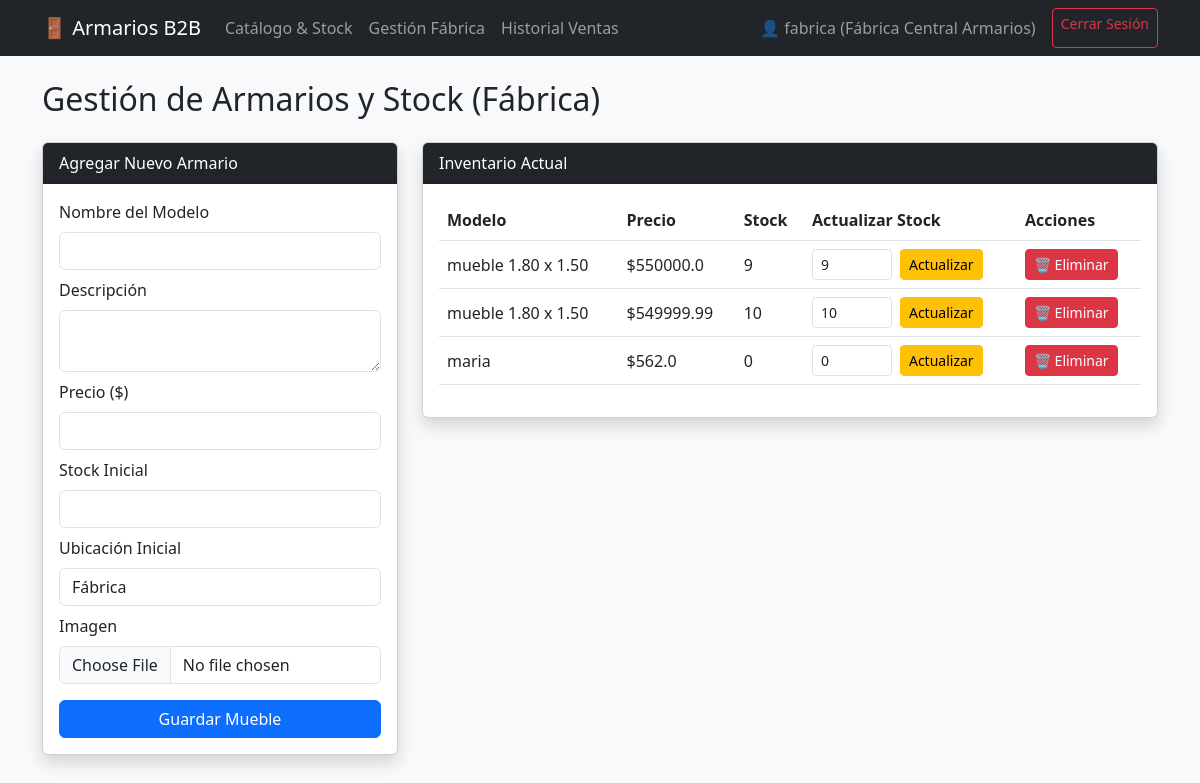
The page /muebles/gestionar (signed in) on the database its author committed.
### app.py (models this page shows, shortened)
class Usuario(UserMixin, db.Model):
    __tablename__ = 'usuarios'
    id = db.Column(db.Integer, primary_key=True)
    username = db.Column(db.String(50), unique=True, nullable=False)
    password_hash = db.Column(db.String(255), nullable=False)
    rol = db.Column(db.String(20), nullable=False) # 'fabrica' o 'vendedor'
    nombre_local = db.Column(db.String(100), nullable=True)

class Mueble(db.Model):
    id = db.Column(db.Integer, primary_key=True)
    nombre = db.Column(db.String(100), nullable=False)
    descripcion = db.Column(db.Text, nullable=True)
    precio = db.Column(db.Float, nullable=False)
    stock = db.Column(db.Integer, default=0)
    imagen = db.Column(db.String(255), nullable=True)
    ubicacion = db.Column(db.String(50), default='Fábrica')

### app.py (the view, shortened to what this page needs)
@app.route('/muebles/gestionar', methods=['GET', 'POST'])
@login_required
def gestionar_muebles():
    if current_user.rol != 'fabrica':
        flash('Acceso denegado.', 'danger')
        return redirect(url_for('catalogo'))
    muebles = Mueble.query.all()
    return render_template('gestionar_muebles.html', muebles=muebles, imagenes_stock=IMAGENES_PRESELECCIONADAS)

### app.py (called while the page is built)
@login_manager.user_loader
def load_user(user_id):
    return Usuario.query.get(int(user_id))

### templates/gestionar_muebles.html (shortened to what this page needs)
{% extends "base.html" %}
{% block content %}
<h2>Gestión de Armarios y Stock (Fábrica)</h2>
<div class="row mt-4">
    <div class="col-md-4 mb-4">
        <div class="card shadow">
            <div class="card-header bg-dark text-white">Agregar Nuevo Armario</div>
            <div class="card-body">
              <form action="{{ url_for('gestionar_muebles') }}" method="POST" enctype="multipart/form-data">
                    <div class="mb-2">
                        <label class="form-label">Nombre del Modelo</label>
                        <input type="text" name="nombre" class="form-control" required>
                    </div>
                    <div class="mb-2">
                        <label class="form-label">Descripción</label>
                        <textarea name="descripcion" class="form-control" rows="2"></textarea>
                    </div>
                    <div class="mb-2">
                        <label class="form-label">Precio ($)</label>
                        <input type="number" step="0.01" name="precio" class="form-control" required>
                    </div>
                    <div class="mb-2">
                        <label class="form-label">Stock Inicial</label>
                        <input type="number" name="stock" class="form-control" required>
                    </div>
                    <div class="mb-2">
                        <label for="ubicacion" class="form-label">Ubicación Inicial</label>
                        <select class="form-control" id="ubicacion" name="ubicacion" required>
                            <option value="Fábrica" selected>Fábrica</option>
                        </select>
                    </div>
                         <div class="mb-3">
                        <label class="form-label">Imagen</label>
                         <input type="file" name="imagen_archivo" class="form-control" accept="image/*">
                    </div>
                    <button type="submit" class="btn btn-primary w-100">Guardar Mueble</button>
                </form>
            </div>
        </div>
    </div>
    <div class="col-md-8">
        <div class="card shadow">
            <div class="card-header bg-dark text-white">Inventario Actual</div>
            <div class="card-body">
               <table class="table align-middle">
                 <thead>
                     <tr>
                         <th>Modelo</th>
                         <th>Precio</th>
                         <th>Stock</th>
                         <th>Actualizar Stock</th>
                         <th>Acciones</th>
                    </tr>
                </thead>
                <tbody>
                   {% for mueble in muebles %}
                   <tr>
                     <td>{{ mueble.nombre }}</td>
                     <td>${{ mueble.precio }}</td>
                     <td>{{ mueble.stock }}</td>
                     <td>
                      <form method="POST" action="{{ url_for('actualizar_stock', id=mueble.id) }}" class="d-flex gap-2">
                      <input type="number" name="stock" value="{{ mueble.stock }}" class="form-control form-control-sm" style="width: 80px;">
                      <button type="submit" class="btn btn-sm btn-warning">Actualizar</button>
                      </form>
                     </td>
                     <td>
                          <form action="{{ url_for('eliminar_mueble', id=mueble.id) }}" method="POST" onsubmit="return confirm('¿Estás seguro de que deseas eliminar este mueble?');" style="display:inline;">
                            <button type="submit" class="btn btn-sm btn-danger">🗑️ Eliminar</button>
                          </form>
                     </td>
                    </tr>
                    {% endfor %}
                  </tbody>
              </table>
            </div>
        </div>
    </div>
</div>
{% endblock %}

### templates/base.html (shortened to what this page needs)
<!DOCTYPE html>
<html lang="es">
<head>
    <link href="https://cdn.jsdelivr.net/npm/bootstrap@5.3.0/dist/css/bootstrap.min.css" rel="stylesheet">
</head>
<body class="bg-light">
    <nav class="navbar navbar-expand-lg navbar-dark bg-dark mb-4">
        <div class="container">
            <a class="navbar-brand" href="{{ url_for('catalogo') }}">🚪 Armarios B2B</a>
            {% if current_user.is_authenticated %}
            <div class="navbar-nav me-auto">
                <a class="nav-link" href="{{ url_for('catalogo') }}">Catálogo & Stock</a>
                {% if current_user.rol == 'fabrica' %}
                <a class="nav-link" href="{{ url_for('gestionar_muebles') }}">Gestión Fábrica</a>
                {% endif %}
                <a class="nav-link" href="{{ url_for('historial_ventas') }}">Historial Ventas</a>
            </div>
            <div class="navbar-nav">
                <span class="navbar-text me-3">👤 {{ current_user.username }} ({{ current_user.nombre_local }})</span>
                <a class="btn btn-outline-danger btn-sm" href="{{ url_for('logout') }}">Cerrar Sesión</a>
            </div>
            {% endif %}
        </div>
    </nav>
    <div class="container">
        {% block content %}{% endblock %}
    </div>
</body>
</html>

### rows shown on the page
Usuario: username "fabrica", nombre_local "Fábrica Central Armarios"
Mueble: nombre "mueble 1.80 x 1.50", precio "550000.0", stock "9"
Mueble: nombre "mueble 1.80 x 1.50", precio "549999.99", stock "10"
Mueble: nombre "maria", precio "562.0", stock "0"
